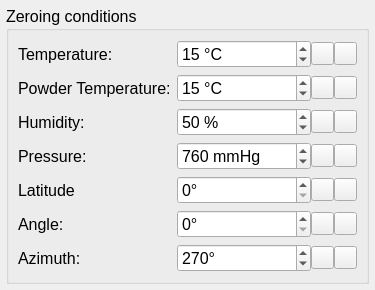
     <widget class="QWidget" name="tab_7">
      <attribute name="title">
       <string>Zeroing conditions</string>
      </attribute>
      <layout class="QVBoxLayout" name="verticalLayout_11">
       <property name="spacing">
        <number>4</number>
       </property>
       <property name="leftMargin">
        <number>6</number>
       </property>
       <property name="topMargin">
        <number>6</number>
       </property>
       <property name="rightMargin">
        <number>6</number>
       </property>
       <property name="bottomMargin">
        <number>6</number>
       </property>
       <item alignment="Qt::AlignLeft|Qt::AlignTop">
        <widget class="QGroupBox" name="groupBox_7">
         <property name="sizePolicy">
          <sizepolicy hsizetype="Expanding" vsizetype="Expanding">
           <horstretch>0</horstretch>
           <verstretch>0</verstretch>
          </sizepolicy>
         </property>
         <property name="minimumSize">
          <size>
           <width>0</width>
           <height>0</height>
          </size>
         </property>
         <property name="maximumSize">
          <size>
           <width>16777215</width>
           <height>16777215</height>
          </size>
         </property>
         <property name="font">
          <font>
           <pointsize>12</pointsize>
          </font>
         </property>
         <property name="styleSheet">
          <string notr="true"/>
         </property>
         <property name="title">
          <string>Zeroing conditions </string>
         </property>
         <layout class="QGridLayout" name="gridLayout_6">
          <item row="5" column="0">
           <widget class="QLabel" name="label_84">
            <property name="maximumSize">
             <size>
              <width>180</width>
              <height>16777215</height>
             </size>
            </property>
            <property name="font">
             <font>
              <pointsize>12</pointsize>
             </font>
            </property>
            <property name="text">
             <string>Angle:</string>
            </property>
           </widget>
          </item>
          <item row="3" column="1">
           <widget class="QWidget" name="widget_42" native="true">
            <property name="sizePolicy">
             <sizepolicy hsizetype="Preferred" vsizetype="Preferred">
              <horstretch>0</horstretch>
              <verstretch>0</verstretch>
             </sizepolicy>
            </property>
            <property name="minimumSize">
             <size>
              <width>180</width>
              <height>0</height>
             </size>
            </property>
            <property name="maximumSize">
             <size>
              <width>180</width>
              <height>16777215</height>
             </size>
            </property>
            <layout class="QHBoxLayout" name="horizontalLayout_58">
             <property name="spacing">
              <number>0</number>
             </property>
             <property name="leftMargin">
              <number>0</number>
             </property>
             <property name="topMargin">
              <number>0</number>
             </property>
             <property name="rightMargin">
              <number>0</number>
             </property>
             <property name="bottomMargin">
              <number>0</number>
             </property>
             <item>
              <widget class="QSpinBox" name="z_pressure">
               <property name="sizePolicy">
                <sizepolicy hsizetype="Preferred" vsizetype="Preferred">
                 <horstretch>0</horstretch>
                 <verstretch>0</verstretch>
                </sizepolicy>
               </property>
               <property name="font">
                <font>
                 <pointsize>12</pointsize>
                </font>
               </property>
               <property name="styleSheet">
                <string notr="true"/>
               </property>
               <property name="suffix">
                <string> mmHg</string>
               </property>
               <property name="maximum">
                <number>1100</number>
               </property>
               <property name="value">
                <number>760</number>
               </property>
              </widget>
             </item>
             <item>
              <widget class="QPushButton" name="lPushButton_32">
               <property name="sizePolicy">
                <sizepolicy hsizetype="Fixed" vsizetype="Fixed">
                 <horstretch>0</horstretch>
                 <verstretch>0</verstretch>
                </sizepolicy>
               </property>
               <property name="maximumSize">
                <size>
                 <width>23</width>
                 <height>23</height>
                </size>
               </property>
               <property name="text">
                <string/>
               </property>
               <property name="icon">
                <iconset>
                 <normaloff>../.rsrc/res/drawable/arrowrlbtn21a.png</normaloff>../.rsrc/res/drawable/arrowrlbtn21a.png</iconset>
               </property>
              </widget>
             </item>
             <item>
              <widget class="QPushButton" name="rPushButton_32">
               <property name="sizePolicy">
                <sizepolicy hsizetype="Fixed" vsizetype="Fixed">
                 <horstretch>0</horstretch>
                 <verstretch>0</verstretch>
                </sizepolicy>
               </property>
               <property name="maximumSize">
                <size>
                 <width>23</width>
                 <height>23</height>
                </size>
               </property>
               <property name="text">
                <string/>
               </property>
               <property name="icon">
                <iconset>
                 <normaloff>../.rsrc/res/drawable/arrowlrbtn21a.png</normaloff>../.rsrc/res/drawable/arrowlrbtn21a.png</iconset>
               </property>
              </widget>
             </item>
            </layout>
           </widget>
          </item>
          <item row="5" column="1">
           <widget class="QWidget" name="widget_44" native="true">
            <property name="sizePolicy">
             <sizepolicy hsizetype="Preferred" vsizetype="Preferred">
              <horstretch>0</horstretch>
              <verstretch>0</verstretch>
             </sizepolicy>
            </property>
            <property name="minimumSize">
             <size>
              <width>180</width>
              <height>0</height>
             </size>
            </property>
            <property name="maximumSize">
             <size>
              <width>180</width>
              <height>16777215</height>
             </size>
            </property>
            <layout class="QHBoxLayout" name="horizontalLayout_60">
             <property name="spacing">
              <number>0</number>
             </property>
             <property name="leftMargin">
              <number>0</number>
             </property>
             <property name="topMargin">
              <number>0</number>
             </property>
             <property name="rightMargin">
              <number>0</number>
             </property>
             <property name="bottomMargin">
              <number>0</number>
             </property>
             <item>
              <widget class="QSpinBox" name="z_angle">
               <property name="sizePolicy">
                <sizepolicy hsizetype="Preferred" vsizetype="Preferred">
                 <horstretch>0</horstretch>
                 <verstretch>0</verstretch>
                </sizepolicy>
               </property>
               <property name="font">
                <font>
                 <pointsize>12</pointsize>
                </font>
               </property>
               <property name="styleSheet">
                <string notr="true"/>
               </property>
               <property name="suffix">
                <string>°</string>
               </property>
               <property name="maximum">
                <number>359</number>
               </property>
               <property name="value">
                <number>0</number>
               </property>
              </widget>
             </item>
             <item>
              <widget class="QPushButton" name="lPushButton_34">
               <property name="sizePolicy">
                <sizepolicy hsizetype="Fixed" vsizetype="Fixed">
                 <horstretch>0</horstretch>
                 <verstretch>0</verstretch>
                </sizepolicy>
               </property>
               <property name="maximumSize">
                <size>
                 <width>23</width>
                 <height>23</height>
                </size>
               </property>
               <property name="text">
                <string/>
               </property>
               <property name="icon">
                <iconset>
                 <normaloff>../.rsrc/res/drawable/arrowrlbtn21a.png</normaloff>../.rsrc/res/drawable/arrowrlbtn21a.png</iconset>
               </property>
              </widget>
             </item>
             <item>
              <widget class="QPushButton" name="rPushButton_34">
               <property name="sizePolicy">
                <sizepolicy hsizetype="Fixed" vsizetype="Fixed">
                 <horstretch>0</horstretch>
                 <verstretch>0</verstretch>
                </sizepolicy>
               </property>
               <property name="maximumSize">
                <size>
                 <width>23</width>
                 <height>23</height>
                </size>
               </property>
               <property name="text">
                <string/>
               </property>
               <property name="icon">
                <iconset>
                 <normaloff>../.rsrc/res/drawable/arrowlrbtn21a.png</normaloff>../.rsrc/res/drawable/arrowlrbtn21a.png</iconset>
               </property>
              </widget>
             </item>
            </layout>
           </widget>
          </item>
          <item row="0" column="1">
           <widget class="QWidget" name="widget_39" native="true">
            <property name="sizePolicy">
             <sizepolicy hsizetype="Preferred" vsizetype="Preferred">
              <horstretch>0</horstretch>
              <verstretch>0</verstretch>
             </sizepolicy>
            </property>
            <property name="minimumSize">
             <size>
              <width>180</width>
              <height>0</height>
             </size>
            </property>
            <property name="maximumSize">
             <size>
              <width>180</width>
              <height>16777215</height>
             </size>
            </property>
            <layout class="QHBoxLayout" name="horizontalLayout_55">
             <property name="spacing">
              <number>0</number>
             </property>
             <property name="leftMargin">
              <number>0</number>
             </property>
             <property name="topMargin">
              <number>0</number>
             </property>
             <property name="rightMargin">
              <number>0</number>
             </property>
             <property name="bottomMargin">
              <number>0</number>
             </property>
             <item>
              <widget class="QSpinBox" name="z_temp">
               <property name="sizePolicy">
                <sizepolicy hsizetype="Preferred" vsizetype="Preferred">
                 <horstretch>0</horstretch>
                 <verstretch>0</verstretch>
                </sizepolicy>
               </property>
               <property name="font">
                <font>
                 <pointsize>12</pointsize>
                </font>
               </property>
               <property name="styleSheet">
                <string notr="true"/>
               </property>
               <property name="showGroupSeparator" stdset="0">
                <bool>false</bool>
               </property>
               <property name="suffix">
                <string> °C</string>
               </property>
               <property name="value">
                <number>15</number>
               </property>
              </widget>
             </item>
             <item>
              <widget class="QPushButton" name="lPushButton_29">
               <property name="sizePolicy">
                <sizepolicy hsizetype="Fixed" vsizetype="Fixed">
                 <horstretch>0</horstretch>
                 <verstretch>0</verstretch>
                </sizepolicy>
               </property>
               <property name="maximumSize">
                <size>
                 <width>23</width>
                 <height>23</height>
                </size>
               </property>
               <property name="text">
                <string/>
               </property>
               <property name="icon">
                <iconset>
                 <normaloff>../.rsrc/res/drawable/arrowrlbtn21a.png</normaloff>../.rsrc/res/drawable/arrowrlbtn21a.png</iconset>
               </property>
              </widget>
             </item>
             <item>
              <widget class="QPushButton" name="rPushButton_29">
               <property name="sizePolicy">
                <sizepolicy hsizetype="Fixed" vsizetype="Fixed">
                 <horstretch>0</horstretch>
                 <verstretch>0</verstretch>
                </sizepolicy>
               </property>
               <property name="maximumSize">
                <size>
                 <width>23</width>
                 <height>23</height>
                </size>
               </property>
               <property name="text">
                <string/>
               </property>
               <property name="icon">
                <iconset>
                 <normaloff>../.rsrc/res/drawable/arrowlrbtn21a.png</normaloff>../.rsrc/res/drawable/arrowlrbtn21a.png</iconset>
               </property>
              </widget>
             </item>
            </layout>
           </widget>
          </item>
          <item row="2" column="1">
           <widget class="QWidget" name="widget_41" native="true">
            <property name="sizePolicy">
             <sizepolicy hsizetype="Preferred" vsizetype="Preferred">
              <horstretch>0</horstretch>
              <verstretch>0</verstretch>
             </sizepolicy>
            </property>
            <property name="minimumSize">
             <size>
              <width>180</width>
              <height>0</height>
             </size>
            </property>
            <property name="maximumSize">
             <size>
              <width>180</width>
              <height>16777215</height>
             </size>
            </property>
            <layout class="QHBoxLayout" name="horizontalLayout_57">
             <property name="spacing">
              <number>0</number>
             </property>
             <property name="leftMargin">
              <number>0</number>
             </property>
             <property name="topMargin">
              <number>0</number>
             </property>
             <property name="rightMargin">
              <number>0</number>
             </property>
             <property name="bottomMargin">
              <number>0</number>
             </property>
             <item>
              <widget class="QSpinBox" name="z_humidity">
               <property name="sizePolicy">
                <sizepolicy hsizetype="Preferred" vsizetype="Preferred">
                 <horstretch>0</horstretch>
                 <verstretch>0</verstretch>
                </sizepolicy>
               </property>
               <property name="font">
                <font>
                 <pointsize>12</pointsize>
                </font>
               </property>
               <property name="styleSheet">
                <string notr="true"/>
               </property>
               <property name="suffix">
                <string> %</string>
               </property>
               <property name="value">
                <number>50</number>
               </property>
              </widget>
             </item>
             <item>
              <widget class="QPushButton" name="lPushButton_31">
               <property name="sizePolicy">
                <sizepolicy hsizetype="Fixed" vsizetype="Fixed">
                 <horstretch>0</horstretch>
                 <verstretch>0</verstretch>
                </sizepolicy>
               </property>
               <property name="maximumSize">
                <size>
                 <width>23</width>
                 <height>23</height>
                </size>
               </property>
               <property name="text">
                <string/>
               </property>
               <property name="icon">
                <iconset>
                 <normaloff>../.rsrc/res/drawable/arrowrlbtn21a.png</normaloff>../.rsrc/res/drawable/arrowrlbtn21a.png</iconset>
               </property>
              </widget>
             </item>
             <item>
              <widget class="QPushButton" name="rPushButton_31">
               <property name="sizePolicy">
                <sizepolicy hsizetype="Fixed" vsizetype="Fixed">
                 <horstretch>0</horstretch>
                 <verstretch>0</verstretch>
                </sizepolicy>
               </property>
               <property name="maximumSize">
                <size>
                 <width>23</width>
                 <height>23</height>
                </size>
               </property>
               <property name="text">
                <string/>
               </property>
               <property name="icon">
                <iconset>
                 <normaloff>../.rsrc/res/drawable/arrowlrbtn21a.png</normaloff>../.rsrc/res/drawable/arrowlrbtn21a.png</iconset>
               </property>
              </widget>
             </item>
            </layout>
           </widget>
          </item>
          <item row="6" column="1">
           <widget class="QWidget" name="widget_45" native="true">
            <property name="sizePolicy">
             <sizepolicy hsizetype="Preferred" vsizetype="Preferred">
              <horstretch>0</horstretch>
              <verstretch>0</verstretch>
             </sizepolicy>
            </property>
            <property name="minimumSize">
             <size>
              <width>180</width>
              <height>0</height>
             </size>
            </property>
            <property name="maximumSize">
             <size>
              <width>180</width>
              <height>16777215</height>
             </size>
            </property>
            <layout class="QHBoxLayout" name="horizontalLayout_61">
             <property name="spacing">
              <number>0</number>
             </property>
             <property name="leftMargin">
              <number>0</number>
             </property>
             <property name="topMargin">
              <number>0</number>
             </property>
             <property name="rightMargin">
              <number>0</number>
             </property>
             <property name="bottomMargin">
              <number>0</number>
             </property>
             <item>
              <widget class="QSpinBox" name="z_azimuth">
               <property name="sizePolicy">
                <sizepolicy hsizetype="Preferred" vsizetype="Preferred">
                 <horstretch>0</horstretch>
                 <verstretch>0</verstretch>
                </sizepolicy>
               </property>
               <property name="font">
                <font>
                 <pointsize>12</pointsize>
                </font>
               </property>
               <property name="styleSheet">
                <string notr="true"/>
               </property>
               <property name="suffix">
                <string>°</string>
               </property>
               <property name="maximum">
                <number>359</number>
               </property>
               <property name="value">
                <number>270</number>
               </property>
              </widget>
             </item>
             <item>
              <widget class="QPushButton" name="lPushButton_35">
               <property name="sizePolicy">
                <sizepolicy hsizetype="Fixed" vsizetype="Fixed">
                 <horstretch>0</horstretch>
                 <verstretch>0</verstretch>
                </sizepolicy>
               </property>
               <property name="maximumSize">
                <size>
                 <width>23</width>
                 <height>23</height>
                </size>
               </property>
               <property name="text">
                <string/>
               </property>
               <property name="icon">
                <iconset>
                 <normaloff>../.rsrc/res/drawable/arrowrlbtn21a.png</normaloff>../.rsrc/res/drawable/arrowrlbtn21a.png</iconset>
               </property>
              </widget>
             </item>
             <item>
              <widget class="QPushButton" name="rPushButton_35">
               <property name="sizePolicy">
                <sizepolicy hsizetype="Fixed" vsizetype="Fixed">
                 <horstretch>0</horstretch>
                 <verstretch>0</verstretch>
                </sizepolicy>
               </property>
               <property name="maximumSize">
                <size>
                 <width>23</width>
                 <height>23</height>
                </size>
               </property>
               <property name="text">
                <string/>
               </property>
               <property name="icon">
                <iconset>
                 <normaloff>../.rsrc/res/drawable/arrowlrbtn21a.png</normaloff>../.rsrc/res/drawable/arrowlrbtn21a.png</iconset>
               </property>
              </widget>
             </item>
            </layout>
           </widget>
          </item>
          <item row="4" column="1">
           <widget class="QWidget" name="widget_43" native="true">
            <property name="sizePolicy">
             <sizepolicy hsizetype="Preferred" vsizetype="Preferred">
              <horstretch>0</horstretch>
              <verstretch>0</verstretch>
             </sizepolicy>
            </property>
            <property name="minimumSize">
             <size>
              <width>180</width>
              <height>0</height>
             </size>
            </property>
            <property name="maximumSize">
             <size>
              <width>180</width>
              <height>16777215</height>
             </size>
            </property>
            <layout class="QHBoxLayout" name="horizontalLayout_59">
             <property name="spacing">
              <number>0</number>
             </property>
             <property name="leftMargin">
              <number>0</number>
             </property>
             <property name="topMargin">
              <number>0</number>
             </property>
             <property name="rightMargin">
              <number>0</number>
             </property>
             <property name="bottomMargin">
              <number>0</number>
             </property>
             <item>
              <widget class="QSpinBox" name="z_latitude">
               <property name="sizePolicy">
                <sizepolicy hsizetype="Preferred" vsizetype="Preferred">
                 <horstretch>0</horstretch>
                 <verstretch>0</verstretch>
                </sizepolicy>
               </property>
               <property name="font">
                <font>
                 <pointsize>12</pointsize>
                </font>
               </property>
               <property name="styleSheet">
                <string notr="true"/>
               </property>
               <property name="suffix">
                <string>°</string>
               </property>
               <property name="maximum">
                <number>1000</number>
               </property>
               <property name="value">
                <number>0</number>
               </property>
              </widget>
             </item>
             <item>
              <widget class="QPushButton" name="lPushButton_33">
               <property name="sizePolicy">
                <sizepolicy hsizetype="Fixed" vsizetype="Fixed">
                 <horstretch>0</horstretch>
                 <verstretch>0</verstretch>
                </sizepolicy>
               </property>
               <property name="maximumSize">
                <size>
                 <width>23</width>
                 <height>23</height>
                </size>
               </property>
               <property name="text">
                <string/>
               </property>
               <property name="icon">
                <iconset>
                 <normaloff>../.rsrc/res/drawable/arrowrlbtn21a.png</normaloff>../.rsrc/res/drawable/arrowrlbtn21a.png</iconset>
               </property>
              </widget>
             </item>
             <item>
              <widget class="QPushButton" name="rPushButton_33">
               <property name="sizePolicy">
                <sizepolicy hsizetype="Fixed" vsizetype="Fixed">
                 <horstretch>0</horstretch>
                 <verstretch>0</verstretch>
                </sizepolicy>
               </property>
               <property name="maximumSize">
                <size>
                 <width>23</width>
                 <height>23</height>
                </size>
               </property>
               <property name="text">
                <string/>
               </property>
               <property name="icon">
                <iconset>
                 <normaloff>../.rsrc/res/drawable/arrowlrbtn21a.png</normaloff>../.rsrc/res/drawable/arrowlrbtn21a.png</iconset>
               </property>
              </widget>
             </item>
            </layout>
           </widget>
          </item>
          <item row="1" column="1">
           <widget class="QWidget" name="widget_40" native="true">
            <property name="sizePolicy">
             <sizepolicy hsizetype="Preferred" vsizetype="Preferred">
              <horstretch>0</horstretch>
              <verstretch>0</verstretch>
             </sizepolicy>
            </property>
            <property name="minimumSize">
             <size>
              <width>180</width>
              <height>0</height>
             </size>
            </property>
            <property name="maximumSize">
             <size>
              <width>180</width>
              <height>16777215</height>
             </size>
            </property>
            <layout class="QHBoxLayout" name="horizontalLayout_56">
             <property name="spacing">
              <number>0</number>
             </property>
             <property name="leftMargin">
              <number>0</number>
             </property>
             <property name="topMargin">
              <number>0</number>
             </property>
             <property name="rightMargin">
              <number>0</number>
             </property>
             <property name="bottomMargin">
              <number>0</number>
             </property>
             <item>
              <widget class="QSpinBox" name="z_powder_temp">
               <property name="sizePolicy">
                <sizepolicy hsizetype="Preferred" vsizetype="Preferred">
                 <horstretch>0</horstretch>
                 <verstretch>0</verstretch>
                </sizepolicy>
               </property>
               <property name="font">
                <font>
                 <pointsize>12</pointsize>
                </font>
               </property>
               <property name="styleSheet">
                <string notr="true"/>
               </property>
               <property name="suffix">
                <string> °C</string>
               </property>
               <property name="value">
                <number>15</number>
               </property>
              </widget>
             </item>
             <item>
              <widget class="QPushButton" name="lPushButton_30">
               <property name="sizePolicy">
                <sizepolicy hsizetype="Fixed" vsizetype="Fixed">
                 <horstretch>0</horstretch>
                 <verstretch>0</verstretch>
                </sizepolicy>
               </property>
               <property name="maximumSize">
                <size>
                 <width>23</width>
                 <height>23</height>
                </size>
               </property>
               <property name="text">
                <string/>
               </property>
               <property name="icon">
                <iconset>
                 <normaloff>../.rsrc/res/drawable/arrowrlbtn21a.png</normaloff>../.rsrc/res/drawable/arrowrlbtn21a.png</iconset>
               </property>
              </widget>
             </item>
             <item>
              <widget class="QPushButton" name="rPushButton_30">
               <property name="sizePolicy">
                <sizepolicy hsizetype="Fixed" vsizetype="Fixed">
                 <horstretch>0</horstretch>
                 <verstretch>0</verstretch>
                </sizepolicy>
               </property>
               <property name="maximumSize">
                <size>
                 <width>23</width>
                 <height>23</height>
                </size>
               </property>
               <property name="text">
                <string/>
               </property>
               <property name="icon">
                <iconset>
                 <normaloff>../.rsrc/res/drawable/arrowlrbtn21a.png</normaloff>../.rsrc/res/drawable/arrowlrbtn21a.png</iconset>
               </property>
              </widget>
             </item>
            </layout>
           </widget>
          </item>
          <item row="4" column="0">
           <widget class="QLabel" name="label_83">
            <property name="maximumSize">
             <size>
              <width>180</width>
              <height>16777215</height>
             </size>
            </property>
            <property name="font">
             <font>
              <pointsize>12</pointsize>
             </font>
            </property>
            <property name="text">
             <string>Latitude</string>
            </property>
           </widget>
          </item>
          <item row="6" column="0">
           <widget class="QLabel" name="label_85">
            <property name="maximumSize">
             <size>
              <width>180</width>
              <height>16777215</height>
             </size>
            </property>
            <property name="font">
             <font>
              <pointsize>12</pointsize>
             </font>
            </property>
            <property name="text">
             <string>Azimuth:</string>
            </property>
           </widget>
          </item>
          <item row="3" column="0">
           <widget class="QLabel" name="label_82">
            <property name="maximumSize">
             <size>
              <width>180</width>
              <height>16777215</height>
             </size>
            </property>
            <property name="font">
             <font>
              <pointsize>12</pointsize>
             </font>
            </property>
            <property name="text">
             <string>Pressure:</string>
            </property>
           </widget>
          </item>
          <item row="2" column="0">
           <widget class="QLabel" name="label_81">
            <property name="maximumSize">
             <size>
              <width>180</width>
              <height>16777215</height>
             </size>
            </property>
            <property name="font">
             <font>
              <pointsize>12</pointsize>
             </font>
            </property>
            <property name="text">
             <string>Humidity:</string>
            </property>
           </widget>
          </item>
          <item row="1" column="0">
           <widget class="QLabel" name="label_80">
            <property name="maximumSize">
             <size>
              <width>180</width>
              <height>16777215</height>
             </size>
            </property>
            <property name="font">
             <font>
              <pointsize>12</pointsize>
             </font>
            </property>
            <property name="text">
             <string>Powder Temperature:</string>
            </property>
           </widget>
          </item>
          <item row="0" column="0">
           <widget class="QLabel" name="label_79">
            <property name="maximumSize">
             <size>
              <width>180</width>
              <height>16777215</height>
             </size>
            </property>
            <property name="font">
             <font>
              <pointsize>12</pointsize>
             </font>
            </property>
            <property name="text">
             <string>Temperature:</string>
            </property>
           </widget>
          </item>
         </layout>
        </widget>
       </item>
      </layout>
     </widget>
